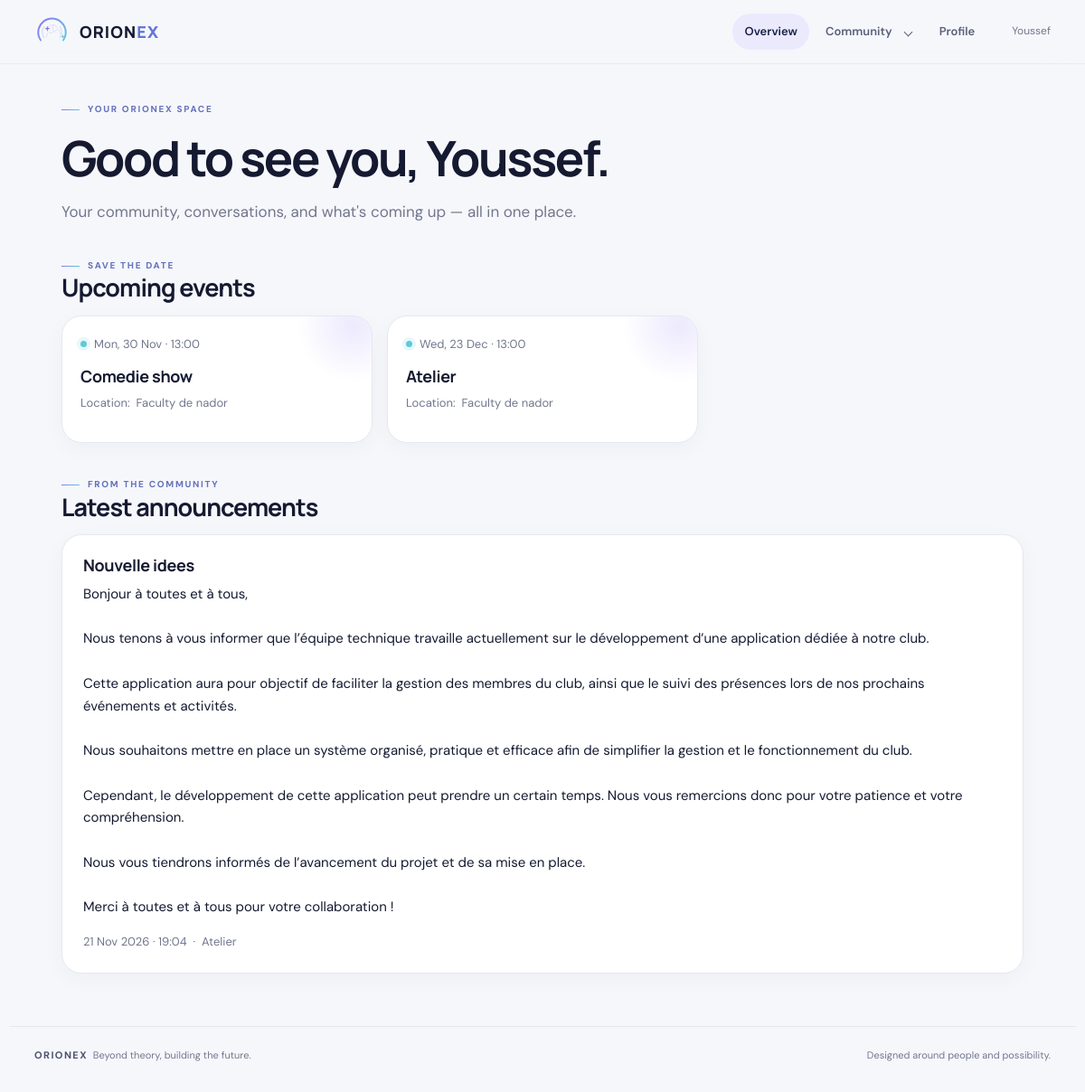
The app's page /home/ (signed in), older data.
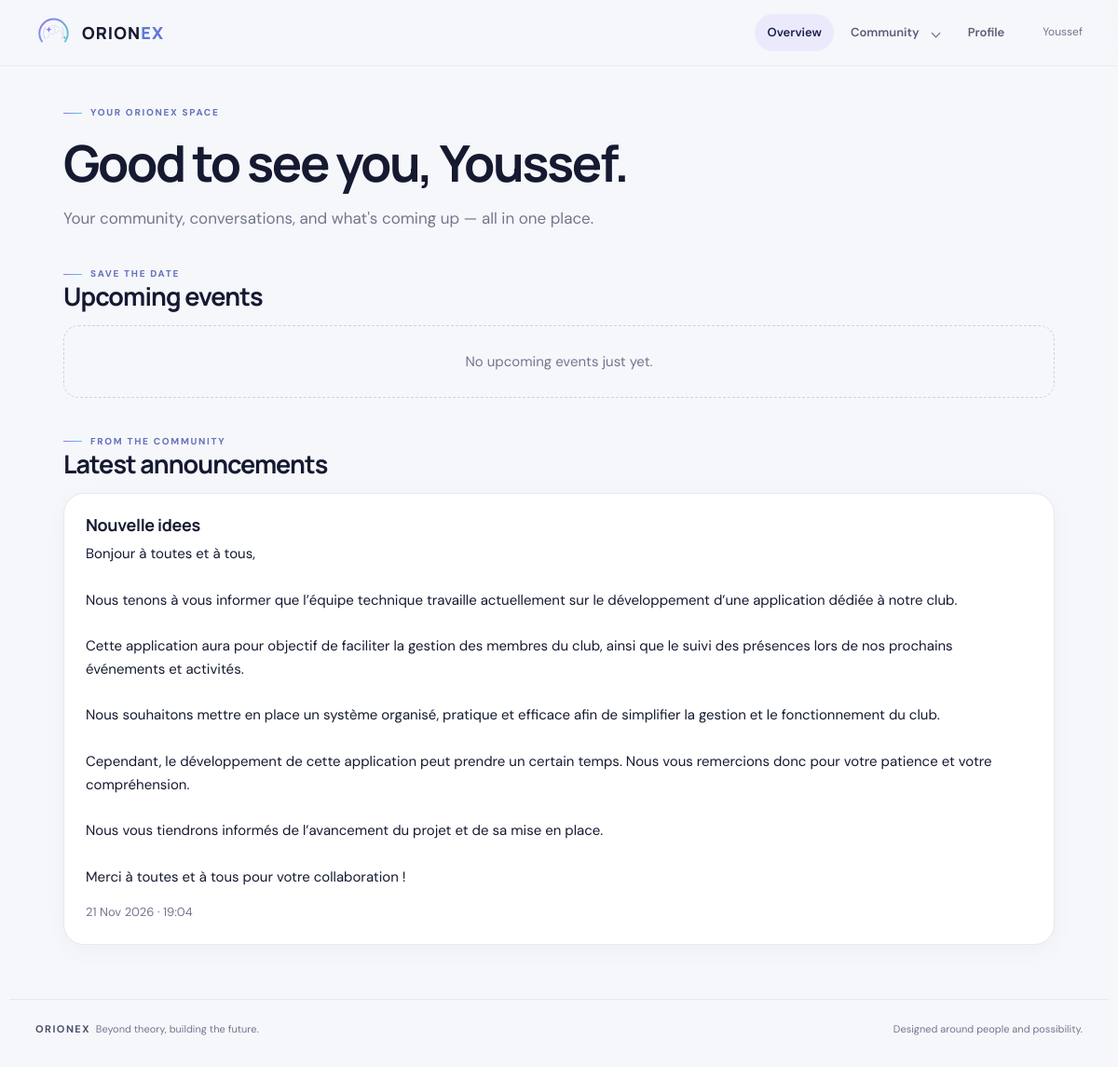
The same page, newer data.
### core/models.py (models this page shows, shortened)
class Event(models.Model):
    title = models.CharField(max_length=200)
    date = models.DateTimeField()
    place = models.CharField(max_length=200, blank=True)
    registration_open = models.BooleanField(default=False)
    description = models.TextField(blank=True)
    capacity = models.PositiveIntegerField(null=True, blank=True)

class Announcement(models.Model):
    title = models.CharField(max_length=200)
    message = models.TextField()
    event = models.ForeignKey(Event, on_delete=models.SET_NULL, null=True, blank=True)
    created_at = models.DateTimeField(auto_now_add=True)
    published = models.BooleanField(default=True)
    class Meta:
        ordering = ["-created_at"]

### core/views.py (the view)
# urls.py: path('home/', views.home),
@login_required
def home(request):
    upcoming = Event.objects.filter(date__gte=timezone.now()).order_by("date")
    announcements = Announcement.objects.filter(published=True).select_related("event")[:20]
    unread = Message.objects.filter(recipient=request.user, is_read=False).count()
    return render(
        request,
        "core/home.html",
        {"upcoming": upcoming, "announcements": announcements, "unread": unread},
    )

### core/context_processors.py (called while the page is built)
def member_capabilities(request):
    return {
        "capabilities": {
            capability: has_capability(request.user, capability)
            for capability in CAPABILITIES
        }
    }

### core/permissions.py (called while the page is built)
def has_capability(user, capability):
    if not user.is_authenticated:
        return False
    if user.is_superuser:
        return True
    try:
        member = user.member
    except user._meta.model.member.RelatedObjectDoesNotExist:
        member = None
    return bool(member and getattr(member, capability, False))

### core/templates/core/home.html
{% extends 'core/base.html' %}{% block title %}Community overview{% endblock %}{% block body %}<main class="page"><span class="eyebrow">Your Orionex space</span><h1>Good to see you, {{ user.first_name|default:user.username }}.</h1><p class="lede">Your community, conversations, and what's coming up — all in one place.</p><div class="section-head"><div><span class="eyebrow">Save the date</span><h2>Upcoming events</h2></div></div><div class="grid">{% for e in upcoming %}<article class="card event-card"><div class="event-date">{{ e.date|date:"D, d M · H:i" }}</div><h3>{{ e.title }}</h3>{% if e.place %}<p class="meta">Location:  &nbsp;{{ e.place }}</p>{% endif %}</article>{% empty %}<div class="empty" style="grid-column:1/-1">No upcoming events just yet.</div>{% endfor %}</div><div class="section-head"><div><span class="eyebrow">From the community</span><h2>Latest announcements</h2></div></div><div class="stack">{% for a in announcements %}<article class="card"><h3>{{ a.title }}</h3><p>{{ a.message|linebreaksbr }}</p><div class="meta">{{ a.created_at|date:"d M Y · H:i" }}{% if a.event %} &nbsp;·&nbsp; {{ a.event.title }}{% endif %}</div></article>{% empty %}<div class="empty">No announcements yet. Check back soon.</div>{% endfor %}</div></main>{% endblock %}

Row changes from the older to the newer data that the page shows:
removed Event: date "Mon, 30 Nov · 13:00", title "Comedie show", place "Faculty de nador"
removed Event: date "Wed, 23 Dec · 13:00", title "Atelier", place "Faculty de nador"
changed Announcement "Nouvelle idees": event "Atelier" → (not shown)
Text that changed along with them:
text now shown: "No upcoming events just yet."
